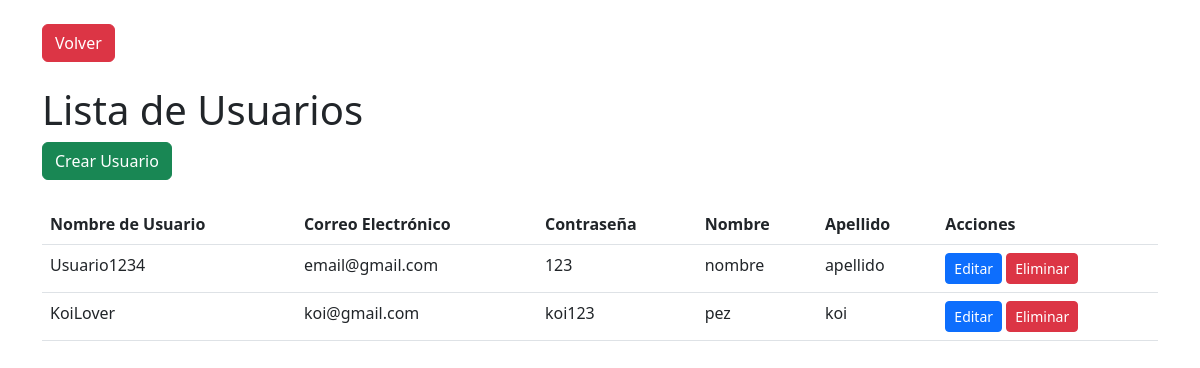
Before: /main/administrador/usuarios/ with the older database file.
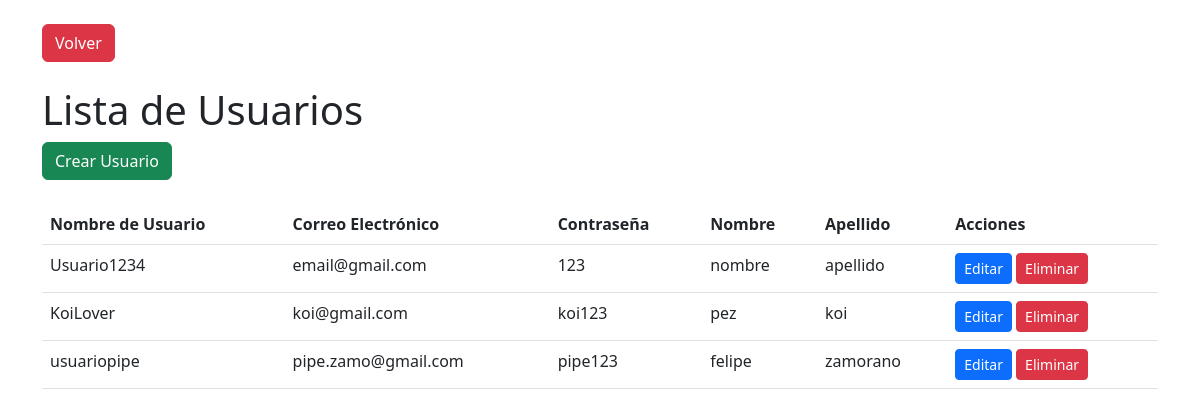
After: the same page with the newer database file.
### main/models.py (models this page shows)
class Usuario(models.Model):
    username =  models.CharField(max_length=100)
    password = models.CharField(max_length=100)
    email = models.EmailField()
    first_name = models.CharField(max_length=100)
    last_name = models.CharField(max_length=100)

### main/views.py (the view)
# urls.py: path('administrador/usuarios/', views.lista_usuarios, name='lista_usuarios'),
def lista_usuarios(request):
    usuarios = Usuario.objects.all()
    return render(request, 'administrador/lista_usuarios.html', {'usuarios': usuarios})

### main/templates/administrador/lista_usuarios.html (shortened to what this page needs)
<!DOCTYPE html>
<html>
<head>
  <link rel="stylesheet" href="https://cdn.jsdelivr.net/npm/bootstrap@5.3.0/dist/css/bootstrap.min.css">
</head>
<body>
  <div class="container">
    <br>
    <a href="/administrador/" class="btn btn-danger">Volver</a>
    <br><br>
    <h1>Lista de Usuarios</h1>
    <a href="/administrador/usuarios/crear" class="btn btn-success">Crear Usuario</a>
    <br><br>
    <table class="table">
      <thead>
        <tr>
          <th>Nombre de Usuario</th>
          <th>Correo Electrónico</th>
          <th>Contraseña</th>
          <th>Nombre</th>
          <th>Apellido</th>
          <th>Acciones</th>
        </tr>
      </thead>
      <tbody>
        {% for usuario in usuarios %}
          <tr>
            <td>{{ usuario.username }}</td>
            <td>{{ usuario.email }}</td>
            <td>{{ usuario.password }}</td>
            <td>{{ usuario.first_name }}</td>
            <td>{{ usuario.last_name }}</td>
            <td>
              <a href="{% url 'editar_usuario' usuario.id %}" class="btn btn-sm btn-primary">Editar</a>
              <a href="{% url 'eliminar_usuario' usuario.id %}" class="btn btn-sm btn-danger">Eliminar</a>
            </td>
          </tr>
        {% endfor %}
      </tbody>
    </table>
  </div>
</body>
</html>

Changed rows visible on the page:
added Usuario: username "usuariopipe", email "pipe.zamo@gmail.com", password "pipe123", first_name "felipe", last_name "zamorano"
